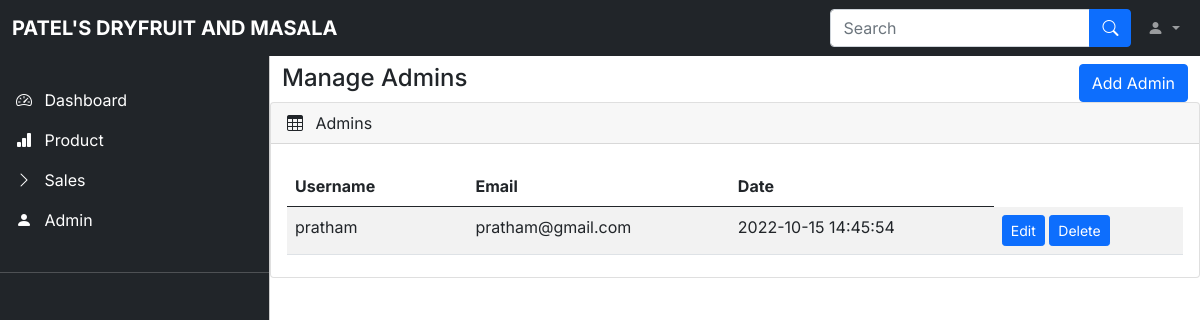
/admin/admin.php (signed in), run on the app's committed database.
### tables this page shows
CREATE TABLE `tbluser` (
  `uid` int(40) NOT NULL,
  `username` varchar(255) NOT NULL,
  `email` varchar(255) NOT NULL,
  `password` varchar(256) NOT NULL,
  `role` varchar(20) NOT NULL,
  `otp` varchar(256) NOT NULL,
  `date` datetime NOT NULL DEFAULT current_timestamp()
);

### admin/admin.php (the view, shortened to what this page needs)
<?php
include 'datacon.php';
?>
<!DOCTYPE html>
<html lang="en">
<head>
    <link rel="stylesheet" href="css/bootstrap.min.css" />
    <link rel="stylesheet" href="https://cdn.jsdelivr.net/npm/bootstrap-icons@1.4.1/font/bootstrap-icons.css" />
    <link rel="stylesheet" href="css/dataTables.bootstrap5.min.css" />
    <link rel="stylesheet" href="css/style.css" />
</head>
<body>
    <nav class="navbar navbar-expand-lg navbar-dark bg-dark fixed-top">
        <div class="container-fluid">
            <a class="navbar-brand me-auto ms-lg-0 ms-3 text-uppercase fw-bold" href="#">Patel's Dryfruit and Masala</a>
            <div class="collapse navbar-collapse" id="topNavBar">
                <form class="d-flex ms-auto my-3 my-lg-0">
                    <div class="input-group">
                        <input class="form-control" type="search" placeholder="Search" aria-label="Search" />
                        <button class="btn btn-primary" type="submit">
                            <i class="bi bi-search"></i>
                        </button>
                    </div>
                </form>
                <ul class="navbar-nav">
                    <li class="nav-item dropdown">
                        <a class="nav-link dropdown-toggle ms-2" href="#" role="button" data-bs-toggle="dropdown" aria-expanded="false">
                            <i class="bi bi-person-fill"></i>
                        </a>
                    </li>
                </ul>
            </div>
        </div>
    </nav>
    <div class="offcanvas offcanvas-start sidebar-nav bg-dark" tabindex="-1" id="sidebar">
        <div class="offcanvas-body p-0">
            <nav class="navbar-dark">
                <ul class="navbar-nav">
                    <li>
                        <br>
                        <a href="index.php" class="nav-link px-3 active">
                            <span class="me-2"><i class="bi bi-speedometer2"></i></span>
                            <span>Dashboard</span>
                        </a>
                        <a href="product.php" class="nav-link px-3 active">
                            <span class="me-2"><i class="bi bi-bar-chart-fill"></i></span>
                            <span>Product</span>
                        </a>
                        <a href="sales.php" class="nav-link px-3 active">
                            <span class="me-2"><i class="bi bi-chevron-right"></i></span>
                            <span>Sales</span>
                        </a>
                        <a href="admin.php" class="nav-link px-3 active">
                            <span class="me-2"><i class="bi bi-person-fill"></i></span>
                            <span>Admin</span>
                        </a>
                    </li>
                    <li class="my-4">
                        <hr class="dropdown-divider bg-light" />
                    </li>
                </ul>
            </nav>
        </div>
    </div>
    <main class="mt-5 pt-3">
        <div class="container-fluid">
            <div class="row">
                <div class="col-md-12">
                    <h4>Manage Admins
                        <a href="addadmin.php" class="btn btn-primary float-right" style="float:right;">Add Admin</a>
                    </h4>
                </div>
            </div>
        </div>
        <div class="row">
            <div class="col-md-12 mb-3">
                <div class="card">
                    <div class="card-header">
                        <span><i class="bi bi-table me-2"></i></span> Admins
                    </div>
                    <div class="card-body">
                        <div class="table-responsive">
                            <table id="example" class="table table-striped data-table" style="width: 100%">
                                <thead>
                                    <tr>
                                        <th>Username</th>
                                        <th>Email</th>
                                        <th>Date</th>
                                    </tr>
                                </thead>
                                <tbody>
                                    <?php
                                    $query = "SELECT * FROM tbluser where role='admin'";
                                    $data = mysqli_query($conn, $query);
                                    $result = mysqli_fetch_row($data);
                                    if ($result) {
                                        while ($rows = mysqli_fetch_assoc($data)) {
                                    ?>
                                            <tr>
                                                <td><?php echo $rows['username']; ?></td>
                                                <td><?php echo $rows['email']; ?></td>
                                                <td><?php echo $rows['date']; ?></td>
                                                <td>
                                                    <a class="btn btn-primary btn-sm" data-bs-toggle="modal" data-bs-target="#updateproduct">Edit</a>
                                                    <a class="btn btn-primary btn-sm" onclick="return confirm('are you sure you want to delete?')" href="deleteproduct.php?id=<?php echo $rows['uid']; ?>">Delete</a>
                                                </td>
                                            </tr>
                                    <?php
                                        }
                                    }
                                    ?>
                                </tbody>
                            </table>
                        </div>
                    </div>
                </div>
            </div>
        </div>
    </main>
</body>
</html>

### data on the page
tbluser: username "pratham", email "pratham@gmail.com", date "2022-10-15 14:45:54"
